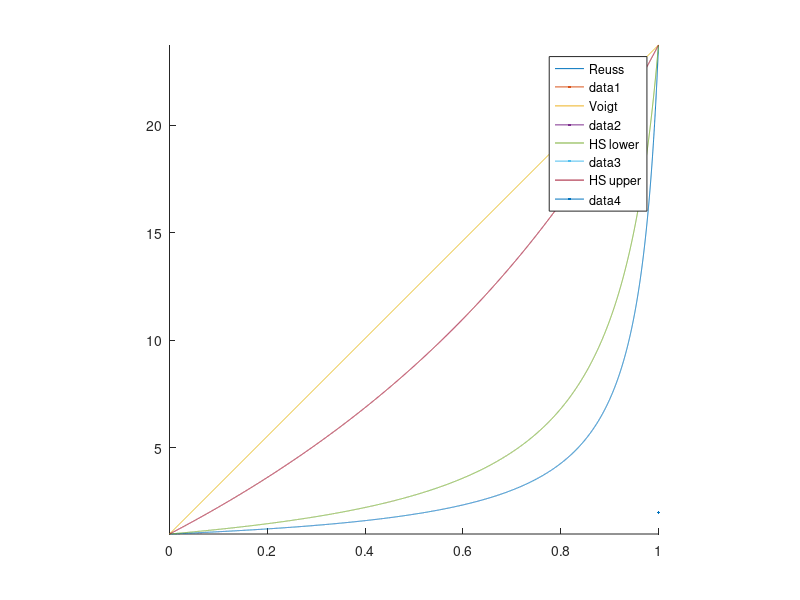

The MATLAB source for this figure:
close all
clear
clc

% Material - Epoxy
E0 = 3.35;
nu0 = 0.33;
mu0 = E0/(2*(1+nu0));
K0 = E0/(3*(1-2*nu0));
% nu0 = (3*K0-2*mu0)/2/(3*K0+mu0);

% Material - Glass Fibre
E1 = 72.3;
nu1 = 0.21;
mu1 = E1/(2*(1+nu1));
K1 = E1/(3*(1-2*nu1));

f = 0:0.0001:1;
figure
hold on

% Hill bounds
reuss_mu = 1./((1-f)/mu0 + f/mu1);
voigt_mu = (1-f)*mu0 + f*mu1;

% Hashin-Shtrikman bounds
s10 = (8-10*nu0)/15/(1-nu0);
s20 = (1+nu0)/3/(1-nu0);
a10 = 1/(1+s10*(mu1/mu0-1));

mu_hsl = (((1-f)*mu0)+f*mu1*a10)./(1-f+f*a10);

s11 = (8-10*nu1)/15/(1-nu1);
s21 = (1+nu1)/3/(1-nu1);
a11 = 1/(1+s11*(mu0/mu1-1));
mu_hsu = (((1-f)*mu0*a11)+f*mu1)./((1-f)*a11+f);

% Mori-Tanaka Estimation

% Self-Consistent Estimation

plot(f,reuss_mu/mu0,'DisplayName','Reuss',LineWidth=2)
plot(f,voigt_mu/mu0,'DisplayName','Voigt',LineWidth=2)
plot(f,mu_hsl/mu0,'DisplayName','HS lower',LineWidth=2)
plot(f,mu_hsu/mu0,'DisplayName','HS upper',LineWidth=2)

pbaspect([1 1 1])
ylim([1 inf])
legend